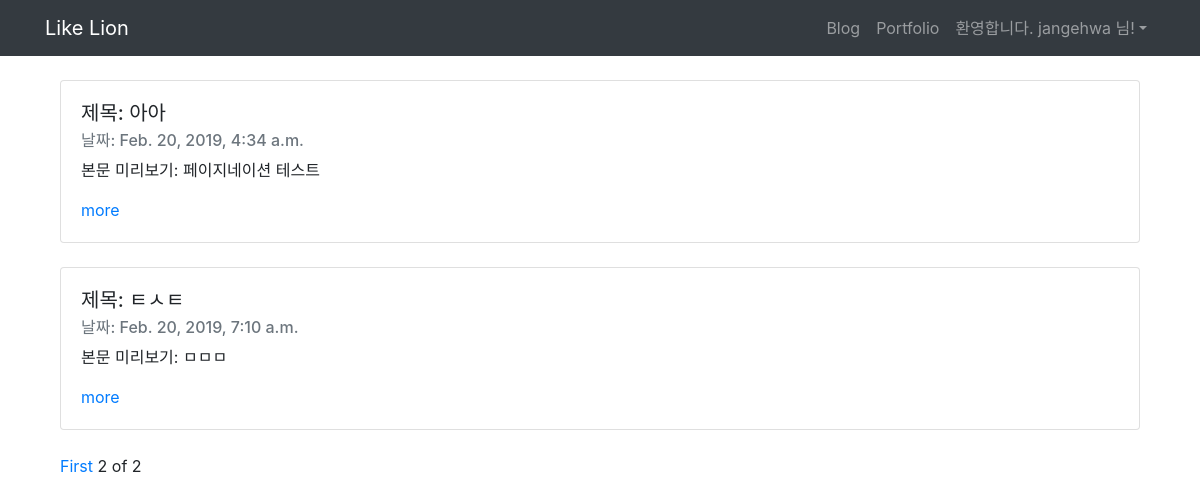
Page /?page=2 (signed in) on the committed database.
### secondassignment/models.py (models this page shows, shortened)
class Blog(models.Model):
    title = models.CharField(max_length=200)
    pub_date = models.DateTimeField('date published')
    body = models.TextField()
    def summary(self):
        return self.body[:100]

### secondassignment/views.py (the view)
# urls.py: path('', secondassignment.views.home, name="home"),
def home(request):
    blogs = Blog.objects
    blog_list = Blog.objects.all()
    paginator = Paginator(blog_list, 3)
    page = request.GET.get('page')
    posts = paginator.get_page(page)
    return render(request, 'home.html', {'blogs' : blogs, 'posts':posts })

### secondassignment/templates/home.html (shortened to what this page needs)
{% extends 'base.html' %}
{% block content %}
{% for blog in posts %}
<div class = "container">
    <div class="card">
    <div class="card-body">
            <h5 class="card-title">제목: {{blog.title}}</h5>
            <h6 class="card-subtitle mb-2 text-muted">날짜: {{blog.pub_date}}</h6>
            <p class="card-text">본문 미리보기: {{blog.summary}}</p>
            <a href="{%url 'detail' blog.id %}"" class="card-link">more</a>
    </div>
    </div><br>
</div>
{% endfor %}
<div class = "container">
    {%if posts.has_previous%}
    <a href="?page=1">First</a>
    {% endif %}
    <span>{{posts.number}}</span>
    <span>of</span>
    <span>{{posts.paginator.num_pages}}</span>
</div>
{% endblock %}

### blog/templates/base.html (shortened to what this page needs)
<head>
    <link rel="stylesheet" href="https://stackpath.bootstrapcdn.com/bootstrap/4.3.0/css/bootstrap.min.css">
</head>
<body>
    <nav class="navbar navbar-expand-lg navbar-dark bg-dark">
        <div class="container">
                    <a class="navbar-brand" href="{% url 'home' %}">Like Lion</a>
                    <div class="collapse navbar-collapse" id="navbarNavAltMarkup">
                        <ul class="navbar-nav ml-auto">
                            <li class="nav-item">
                                <a class="nav-item nav-link" href="{% url 'home' %}">Blog</span></a>
                            </li>
                            <li class="nav-item">
                                <a class="nav-item nav-link" href="{% url 'portfolio' %}">Portfolio</a>
                            </li>
                            {% if user.is_authenticated %}
                            <li class="nav-item dropdown">
                                <a class="nav-link dropdown-toggle" id="navbarDropdown" role="button" data-toggle="dropdown"
                                    aria-haspopup="true" aria-expanded="false">환영합니다. {{ user.username }} 님!</a>
                            </li>
                            {% endif %}
                        </ul>
                    </div>
                </div>
            </nav>
<br>
    <div class="container">
    {% block content %}
    {% endblock %}
    </div>
</body>

### rows in the picture
Blog: title "아아", pub_date "Feb. 20, 2019, 4:34 a.m.", summary "페이지네이션 테스트"
Blog: title "ㅌㅅㅌ", pub_date "Feb. 20, 2019, 7:10 a.m.", summary "ㅁㅁㅁ"

### other values in the picture
{{ user.username }} "jangehwa"
{{ posts.number }} "2"
{{ posts.paginator.num_pages }} "2"
